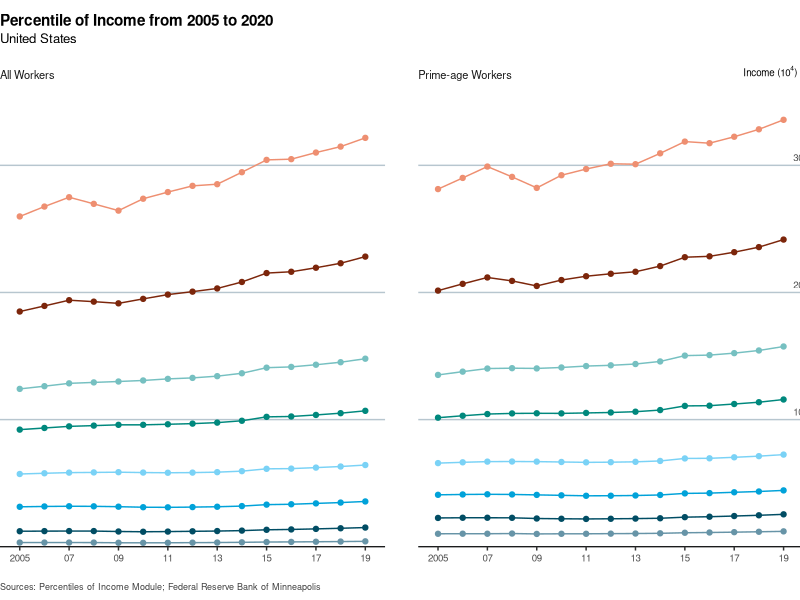
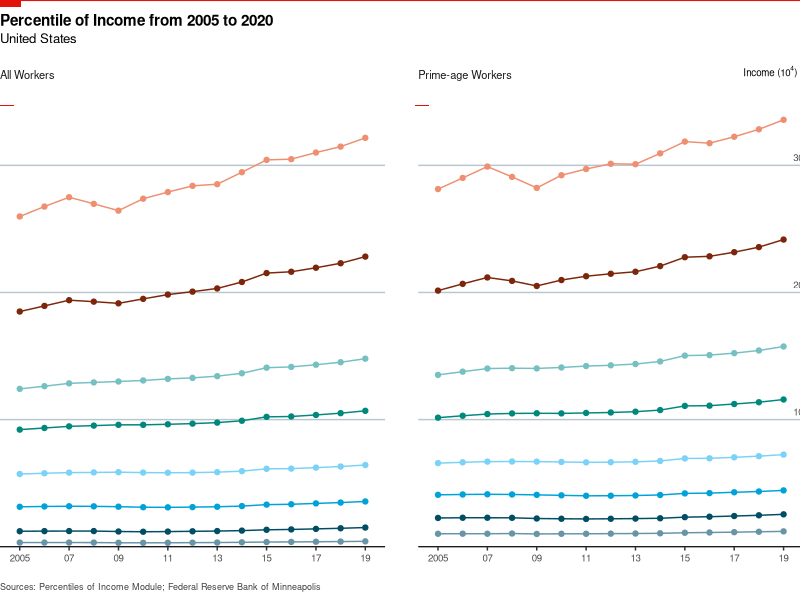

Recreate these plots in R, in order.
# -----------------------------------------------------------
# Script Name: 01_pctl_of_income_US_lineplot
# Purpose: This script is used to draw
# the percentile of income from 2005 to 2019
# -----------------------------------------------------------

# load packages------------------------------------------------
library(ggplot2)
library(ggthemes)
library(ggtext)
library(grid)

# load data------------------------------------------------
df = read.csv("data/derived/01_pctl_of_income_US.csv")

# drawing the line plot------------------------------------------------
p = ggplot(df) + 
  geom_line(aes(x = year, y = value, col = Percentile)) + ## add line
  geom_point(aes(x = year, y = value, col = Percentile)) + ## add point
  facet_wrap(~ samp) + ## facet by `samp` variable
  ## add title, subtitle, caption and axis titles
  labs(title = "Percentile of Income from 2005 to 2020",
       subtitle = "United States",
       x = "", y = expression("Income (10" ^ 4* ")"),
       caption = "Sources: Percentiles of Income Module; Federal Reserve Bank of Minneapolis") +
  ## adjust texts and breaks in x-axis and y-axis
  scale_x_continuous(expand = c(0, 0.8), 
                     breaks = seq(2005, 2020, 2),
                     labels = c("2005", "07", "09", "11", 
                               "13", "15", "17", "19")) + 
  scale_y_continuous(position = "right",
                     expand = c(0, 0),
                     limits = c(0, 345000),
                     breaks = seq(0, 340000, 100000),
                     labels = c("", "10", "20", "30")) + 
  ## change line colour
  scale_colour_economist() + 
  theme(
    ## set plot margin
    plot.margin = margin(t = 0, r = 2, b = 0, l = 0, unit = "pt"),
    
    ## remove background colour
    plot.background = element_rect(fill = "white"),
    
    ## adjust panel title and relative space
    strip.background = element_rect(color = NA, fill = NA), 
    strip.placement = "outside",
    strip.text = element_text(size = 8, margin = margin(6, 0 ,20, 0), 
                              hjust = 0, family = "sans"),
    strip.clip = "off",
    
    ## adjust space between panels 
    ## remove background colour
    ## remove unnecessary grid line and adjust grid line 
    panel.spacing.x = unit(24, "pt"),
    panel.background = element_rect(fill = "white"),
    panel.grid.major.x = element_blank(),
    panel.grid.minor.x = element_blank(),
    panel.grid.major.y = element_line(color = "#B7C6CF", linewidth = unit(.5, "pt")),
    panel.grid.minor.y = element_blank(),
    
    ## adjust legend
    ## remove background colour, text size, 
    ## remove title, change position and adjust space
    legend.background = element_blank(), 
    legend.text = element_text(size = 9, family = "sans"),
    legend.title = element_blank(),
    legend.key = element_blank(),
    legend.position = c(.85, 1.35),
    legend.spacing.x = unit(2.5, "pt"),
    legend.spacing.y = unit(1, "pt"),
    
    ## adjust axis text size, axis line colour and y-axis title 
    axis.text.x = element_text(size = 7, family = "sans"),
    axis.line.x  = element_line(color = "black", linewidth = unit(.4, "pt")),
    axis.ticks.y = element_blank(),
    axis.text.y.right = element_text(hjust = -1.3, vjust = -.5, 
                                     size = 7, family = "sans"),
    axis.title.y.right = element_text(vjust = 1.1, hjust = -1, angle = 0,
                                      size = 7, family = "sans",
                                      margin = margin(l = -65)),
    
    ## adjust title/subtitle/caption size, position, face, colour and space
    plot.title.position = "plot",
    plot.title = element_text(size = 11, hjust = 0, face = "bold", 
                              family = "sans",
                              margin = margin(10, 0, 1.5, 0, "pt")),
    plot.subtitle = element_text(size = 9.5, hjust = 0, family = "sans",
                                 margin = margin(1, 0, 10, 0)),
    plot.caption = element_text(hjust = 0, vjust = 5, size = 6.5, colour = "#404040")) +
  # make legend become 2 rows
  guides(colour = guide_legend(nrow = 2, byrow = TRUE)) 

# Generate a ggplot2 plot grob
p_grob = ggplotGrob(p)

# open device to save plot------------------------------------------------
png("outputs/01_pctl_of_income_US/01_pctl_of_income_US_lineplot.png", 
    width = 8.5, height = 3.5, units = "in",
    res = 300)
## draw the grob
grid.draw(p_grob)
## add rotated tag
grid.lines(x = c(0, 1), y = 1, gp = gpar(col = "#E3120B", 
                                         lwd = unit(2, "points"))) 
grid.rect(x = unit(0, "npc"), y = 1, 
          width = unit(15, "points"), height = unit(5, "points"), 
          just = c("left", "top"),
          gp = gpar(fill = "#E3120B", lwd = 0))
## add marker for panels
grid.rect(x = 0, y = unit(.825, "npc"),
          width = unit(10, "points"), height = unit(1, "points"), 
          just = c("left", "top"),
          gp = gpar(fill = "#E3120B", lwd = 0))
grid.rect(x = unit(0.5, "npc") + unit(31, "points"), y = unit(.825, "npc"),
          width = unit(10, "points"), height = unit(1, "points"), 2, 
          just = c("left", "top"),
          gp = gpar(fill = "#E3120B", lwd = 0))
# Close the device
dev.off()
